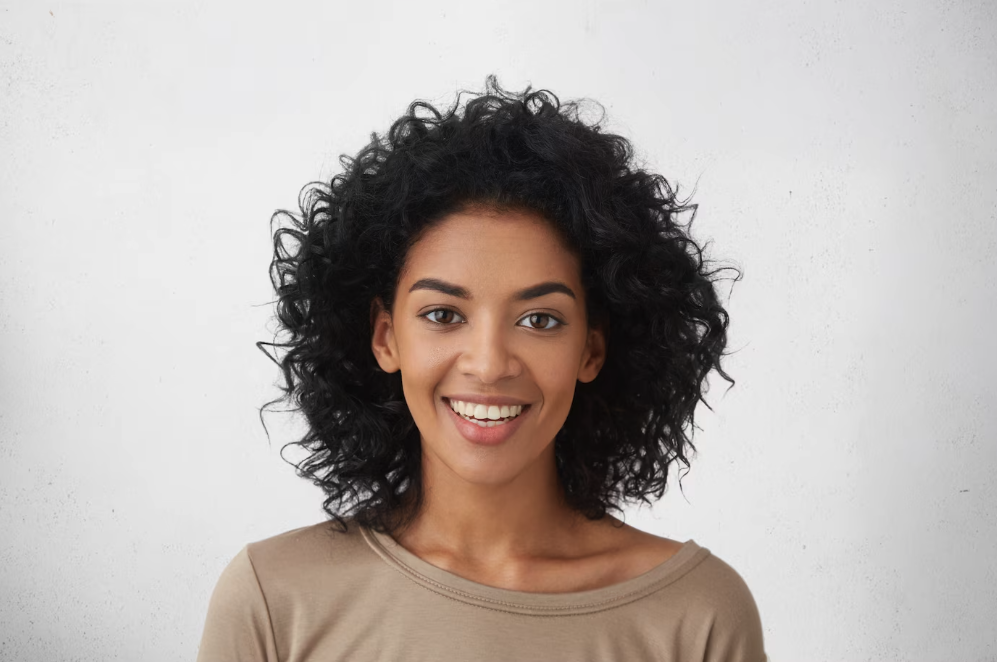
%> input picture protrait_2.png, 997 x 662 px
$ octave project_segmentation.m   (GNU Octave 9; MATLAB toolbox functions it lacks are replaced by stand-ins)
%> lines starting %> are read from the running program, lines starting %| are printed output that depends on the picture; in (x1, y1, x2, y2) boxes, pixels count from 0 and x2, y2 are one past the last pixel; in counts of white or black regions, pixels touching at a corner belong together; the program's own positions count from 1
clear all; clc;
rgb = imread('protrait_2.png');
%> rgb is the input picture: size 662x997x3 uint8; mean R, G, B 182.2, 174.5, 170.6
I = rgb2gray(rgb);
% Create mean filter and apply it on image
h = ones(9)/81;
I = uint8(conv2(I,h));
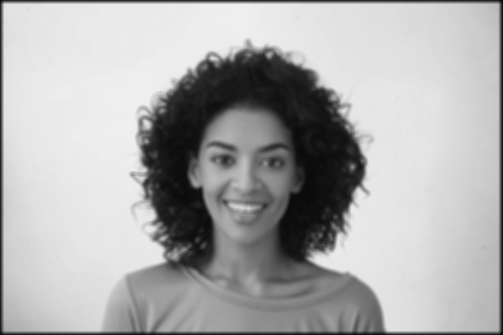
%> I: size 670x1005 uint8 (shown at 1/2 size); min 2, max 239, mean 172.9
% Apply Binarization
BW = imbinarize(I);
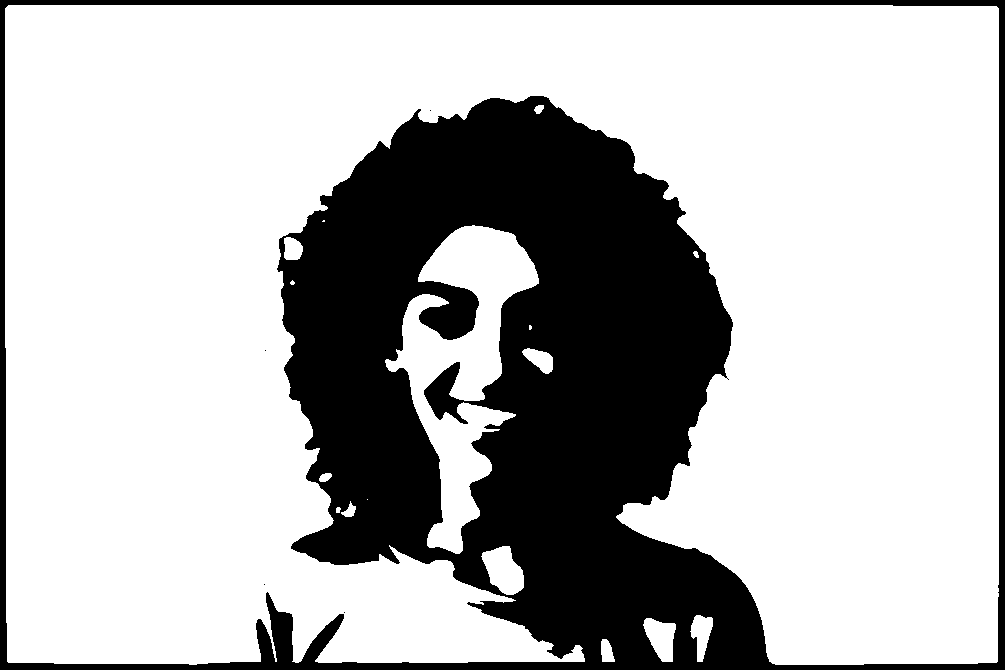
%> BW: size 670x1005 logical; 72% white; 5 black regions (4 under 20 px), largest, box (x1, y1, x2, y2) and area: (0, 0, 1005, 670) 188681
% Extrat edges
B = ones(9);
BW = -imerode(BW,B) + BW;
%> BW: size 670x1005 double; values 0 (black) and 1 (white), 5.1% white; 18 white regions (4 under 20 px), largest, box (x1, y1, x2, y2) and area: (5, 5, 999, 665) 24739, (385, 225, 539, 554) 6821, (481, 546, 524, 595) 664

% Thicken edges
BW = bwmorph(BW,'thicken');
%> BW: size 670x1005 logical; 7.2% white; 18 white regions (2 under 20 px), largest, box (x1, y1, x2, y2) and area: (4, 4, 1000, 666) 35148, (384, 224, 540, 555) 9254, (480, 545, 525, 596) 896
% Fill holes in edges
BW = not(bwareaopen(not(BW), 300));
%> BW: size 670x1005 logical; 7.2% white; 18 white regions (2 under 20 px), largest, box (x1, y1, x2, y2) and area: (4, 4, 1000, 666) 35159, (384, 224, 540, 555) 9256, (480, 545, 525, 596) 896

% Extract the vertical edge
B = strel('line',50,90);
BW = imdilate(BW,B);
%> BW: size 670x1005 logical; 27.5% white; 6 white regions, box (x1, y1, x2, y2) and area: (4, 0, 1000, 670) 179142, (642, 592, 677, 670) 2498, (689, 589, 714, 670) 1834, (600, 613, 616, 670) 828, (260, 320, 271, 381) 667, (366, 473, 369, 526) 155
BW = imerode(BW,B);
%> BW: size 670x1005 logical; 12% white; 6 white regions (1 under 20 px), largest, box (x1, y1, x2, y2) and area: (4, 0, 1000, 670) 78317, (642, 617, 677, 670) 1348, (689, 614, 714, 670) 884, (600, 638, 616, 670) 428, (260, 345, 271, 356) 117
figure
imshow(BW)
% Eliminate the horizontal edge(10)
B = strel('line',10,0);
BW = imerode(BW,B);
%> BW: size 670x1005 logical; 7% white; 40 white regions (9 under 20 px), largest, box (x1, y1, x2, y2) and area: (291, 421, 581, 670) 14928, (9, 0, 995, 11) 9961, (411, 225, 512, 524) 9564
figure
imshow(BW)
[nr, nc] = size(I);

% Set borthers of image = 0
Border_size_h = round(nr*.1);
Border_size_v = round(nc*.1);
BW(1:Border_size_h, :) = 0;
BW(nr-Border_size_h: nr, :) = 0;
%> BW: size 670x1005 logical; 3.3% white; 34 white regions (9 under 20 px), largest, box (x1, y1, x2, y2) and area: (411, 225, 512, 524) 9564, (291, 421, 520, 602) 6862, (620, 498, 739, 574) 1743
BW(:, 1:Border_size_v) = 0;
BW(:, nc-Border_size_v:nc) = 0;

% Divide image to many blocks, each blocks = p**2 pixels
p = 3;

% Label block
for r=Border_size_h+1:3:nr-Border_size_h-1
    for c = Border_size_v+1:3:nc-Border_size_v-1
        rate = mean(BW(r:r+p, c:c+p), 'all')*100;
        if rate <= 25
            % If <= 25% pixles in the block are not euqal to 1
            % set all pixel values = 0
            BW(r:r+p, c:c+p) = 0;
        else
            BW(r:r+p, c:c+p) = 1;
        end
    end
end
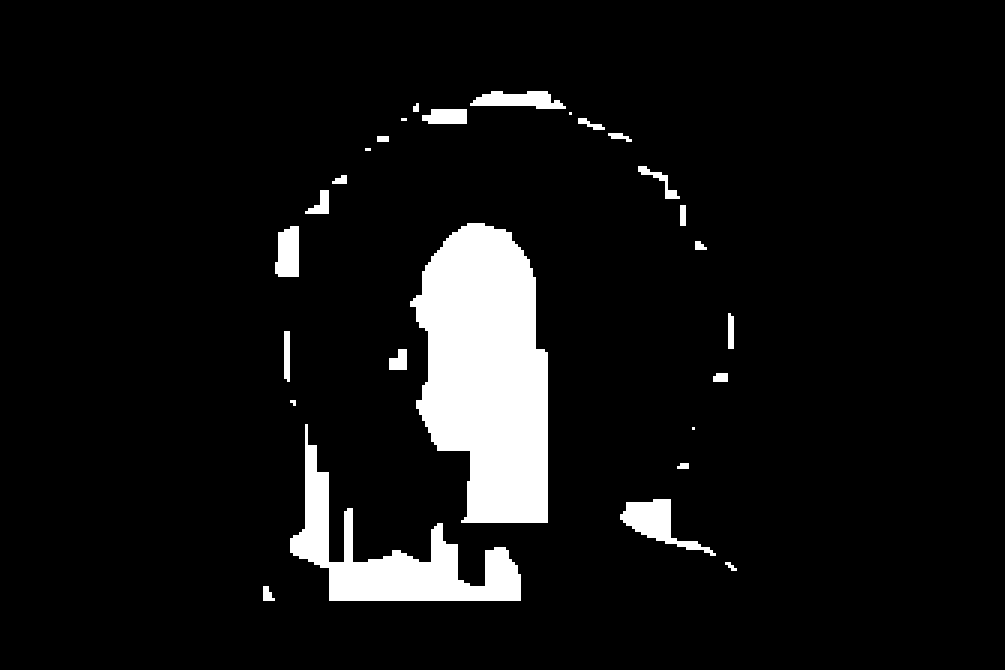
%> BW: size 670x1005 logical; 7.4% white; 27 white regions (4 under 20 px)
figure
imshow(BW)
% Find the 8-connected objects
L = bwlabel(BW,8);
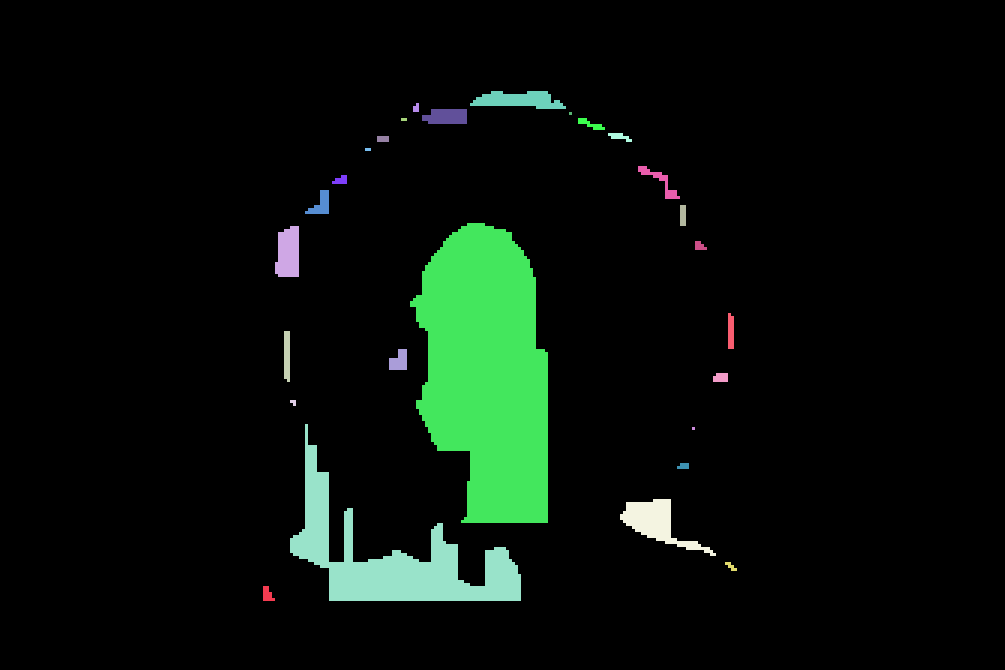
%> L: size 670x1005 double; 28 distinct labels, from 0 to 27; one colour per label, 0 black
% Find the bounding boxes for 8-connected objectes
% Get [xLeft, yTop, width, height]
BB = regionprops(L,'BoundingBox');
%> BB = 27 regions; largest, box (x1, y1, x2, y2): (410, 223, 548, 523), (290, 424, 521, 601), (620, 499, 716, 556), (470, 91, 566, 109), (638, 166, 680, 199)
% Converts cell arrays to ordinary arrays
BB = cell2mat(struct2cell(BB));
%> BB = 108 values, max 728.5 at index 105, min 3 at index 32, mean 206.2
[s1,s2] = size(BB);
%> s1 = 1; s2 = 108
BB = reshape(BB,4,s1*s2/4)';
%> BB = 27 rows, first 8: [263.5 586.5 12 15; 275.5 226.5 24 51; 284.5 331.5 6 51; 290.5 400.5 6 6; 290.5 424.5 231 177; 305.5 190.5 24 24; 332.5 175.5 15 9; 365.5 148.5 6 3]
% Compute width height ratio for bounding box
ratio = BB(:,3)./BB(:,4);
%> ratio = 27 values, max 5.33 at index 15, min 0.118 at index 3, mean 1.46
shapeind = BB(0.3 <ratio & ratio < 3,:);
%> shapeind = 22 rows, first 8: [263.5 586.5 12 15; 275.5 226.5 24 51; 290.5 400.5 6 6; 290.5 424.5 231 177; 305.5 190.5 24 24; 332.5 175.5 15 9; 365.5 148.5 6 3; 377.5 136.5 12 6]
[~,arealind] = max(shapeind(:,3).*shapeind(:,4));
%> arealind = 11

% Create an ellipse shaped mask
% Ellipse center point (y, x)
c = [shapeind(arealind,2)+shapeind(arealind,4)/2,
    shapeind(arealind,1)+shapeind(arealind,3)/2];
%> c = [373.5; 479.5]
% Ellipse radii squared (y-axis, x-axis)
r_sq = [shapeind(arealind,3)/2, shapeind(arealind,4)/2/1.2] .^ 2;
%> r_sq = [4761 15625]
[X, Y] = meshgrid(1:size(I, 2), 1:size(I, 1));
ellipse_mask = (r_sq(2) * (X - c(2)) .^ 2 + ...
                r_sq(1) * (Y - c(1)) .^ 2 <= prod(r_sq));
%> ellipse_mask: size 670x1005 logical; 4% white; 1 white region, box (x1, y1, x2, y2) and area: (410, 248, 548, 498) 27092
ellipse_mask = double(ellipse_mask(5:nr-4, 5:nc-4));
%> ellipse_mask: size 662x997 double; values 0 (black) and 1 (white), 4.1% white; 1 white region, box (x1, y1, x2, y2) and area: (406, 244, 544, 494) 27092
% Smooth mask for object
ellipse_mask = imgaussfilt(ellipse_mask, 3);
% Create mask for background
ellipse_mask_neg = double(abs(ellipse_mask-1));
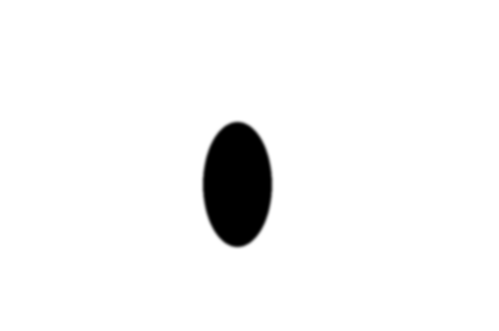
%> ellipse_mask_neg: size 662x997 double (shown at 1/2 size); min 4.44e-16, max 1, mean 0.959

% Apply Gaussian filter on image and mask
[r, g, b] = imsplit(rgb);

sigma = 3;

smoothr = double(imgaussfilt(r, sigma)).*ellipse_mask_neg + ...
          double(r).*ellipse_mask;
smoothg = double(imgaussfilt(g, sigma)).*ellipse_mask_neg + ...
          double(g).*ellipse_mask;
smoothb = double(imgaussfilt(b, sigma)).*ellipse_mask_neg + ...
          double(b).*ellipse_mask;

% Plot the images
blurredImage = uint8(cat(3, smoothr, smoothg, smoothb));
figure1=figure('Position', [0, 0, 800, 600]);
subplot(1,2,1)
imshow(rgb)
title('Original')
subplot(1,2,2)
imshow(blurredImage)
title('Bokeh')

%# Check mask position
figure;
smoothr = double(imgaussfilt(r, sigma)).*ellipse_mask_neg;
smoothg = double(imgaussfilt(g, sigma)).*ellipse_mask_neg;
smoothb = double(imgaussfilt(b, sigma)).*ellipse_mask_neg;
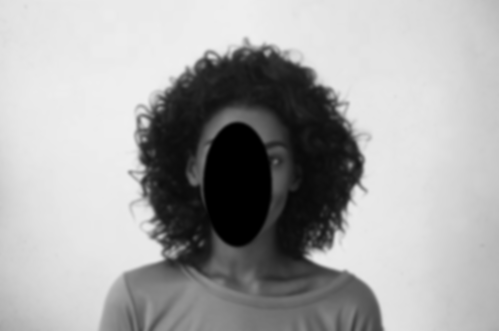
%> smoothb: size 662x997 double (shown at 1/2 size); min 1.33e-14, max 239, mean 166.4
blurredImageA = uint8(cat(3, smoothr, smoothg, smoothb));
imshow(blurredImageA)
title('Mask for face')

figure;
imshow(rgb)
for i = 1:length(shapeind)
    rectangle('Position', [shapeind(i, 1),shapeind(i, 2),shapeind(i,3), ...
        shapeind(i,4)/1.2], 'Curvature', [1 1],'EdgeColor', 'r')
end
%> this loop made 22 passes
title('Bounding areas')
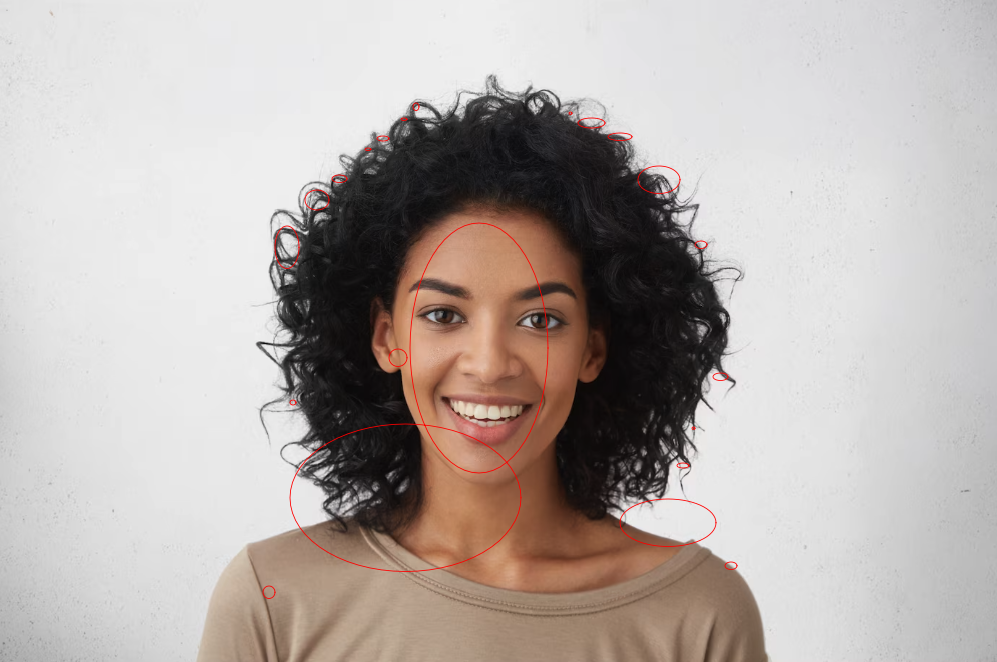
%> figure redrawn from the program's plot data; its title reads 'Bounding areas'

$ run again, with protrait_1.png copied over protrait_2.png
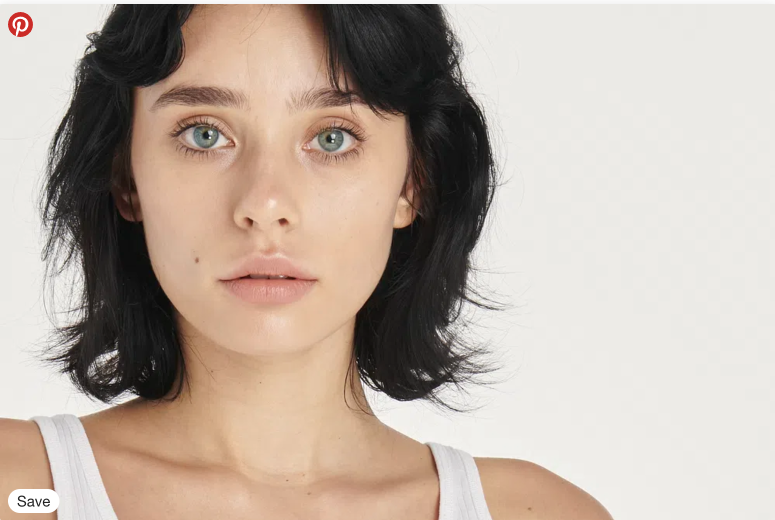
%> input picture protrait_1.png, 1550 x 1040 px (shown at 1/2 size)
%> rgb is the input picture: size 1040x1550x3 uint8; mean R, G, B 189.3, 175.2, 164.2
%> `L = bwlabel(BW,8);`:
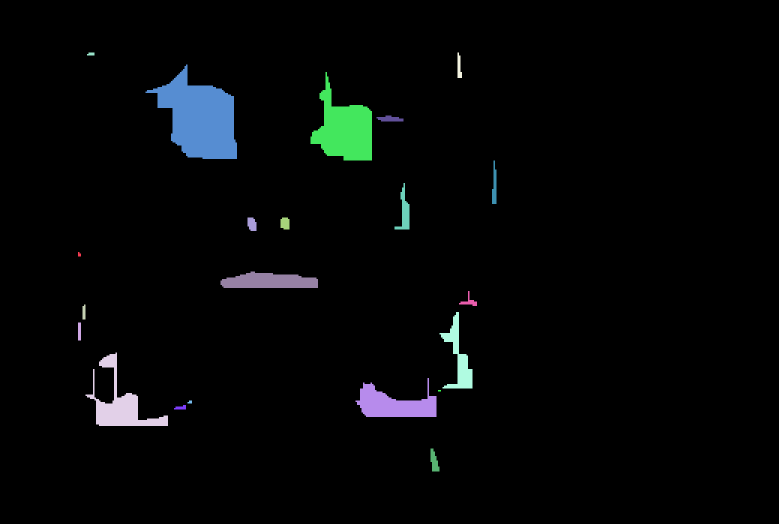
%> L: size 1048x1558 double (shown at 1/2 size); 22 distinct labels, from 0 to 21; one colour per label, 0 black
%> `BB = regionprops(L,'BoundingBox');`: BB = 21 regions; largest, box (x1, y1, x2, y2): (291, 129, 474, 318), (171, 705, 336, 852), (621, 144, 744, 321), (711, 756, 873, 834), (879, 624, 945, 777)
%> `BB = cell2mat(struct2cell(BB));`: BB = 84 values, max 984.5 at index 81, min 3 at index 68, mean 292.8
%> s1 = 1; s2 = 84
%> `BB = reshape(BB,4,s1*s2/4)';`: BB = 21 rows, first 8: [156.5 504.5 6 9; 156.5 645.5 6 36; 165.5 609.5 6 30; 171.5 705.5 165 147; 174.5 105.5 15 6; 291.5 129.5 183 189; 348.5 810.5 24 9; 375.5 801.5 9 6]
%> ratio = 21 values, max 5.91 at index 9, min 0.103 at index 21, mean 1.38
%> shapeind = 15 rows, first 8: [156.5 504.5 6 9; 171.5 705.5 165 147; 174.5 105.5 15 6; 291.5 129.5 183 189; 348.5 810.5 24 9; 375.5 801.5 9 6; 495.5 435.5 18 27; 561.5 435.5 18 24]
%> arealind = 4
%> c = [224; 383]
%> r_sq = [8372.2 6201.6]
%> the loop `for i = 1:length(shapeind)` made 15 passes
%> `title('Bounding areas')`:
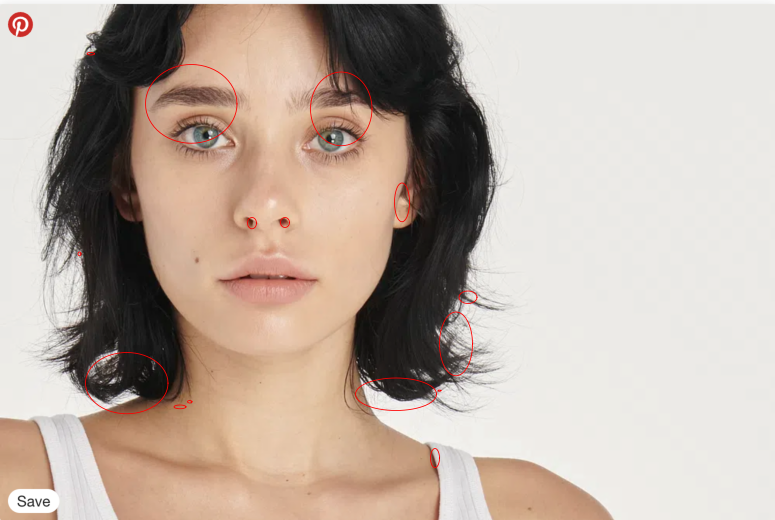
%> figure redrawn from the program's plot data; shown at 1/2 size; its title reads 'Bounding areas'

$ run again, with protrait.jpeg saved as protrait_2.png
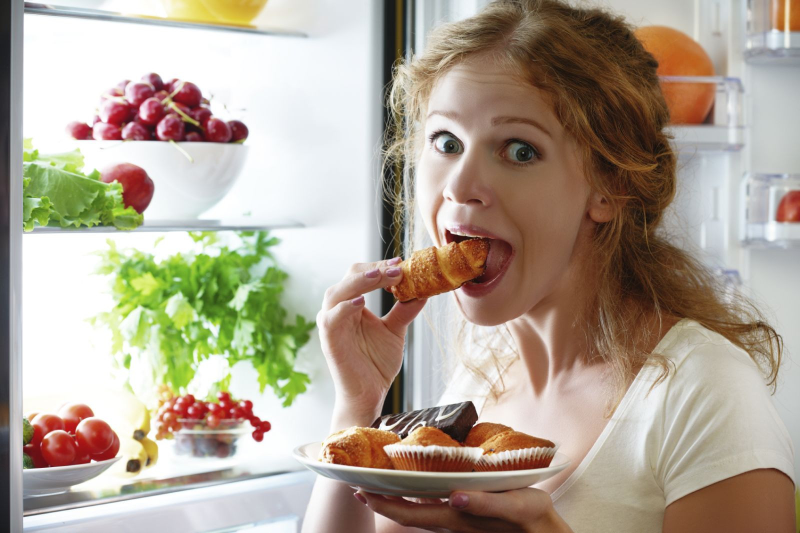
%> input picture protrait.jpeg, 1600 x 1066 px (shown at 1/2 size)
%> rgb is the input picture: size 1066x1600x3 uint8; mean R, G, B 176.3, 164.3, 148.4
%> `L = bwlabel(BW,8);`:
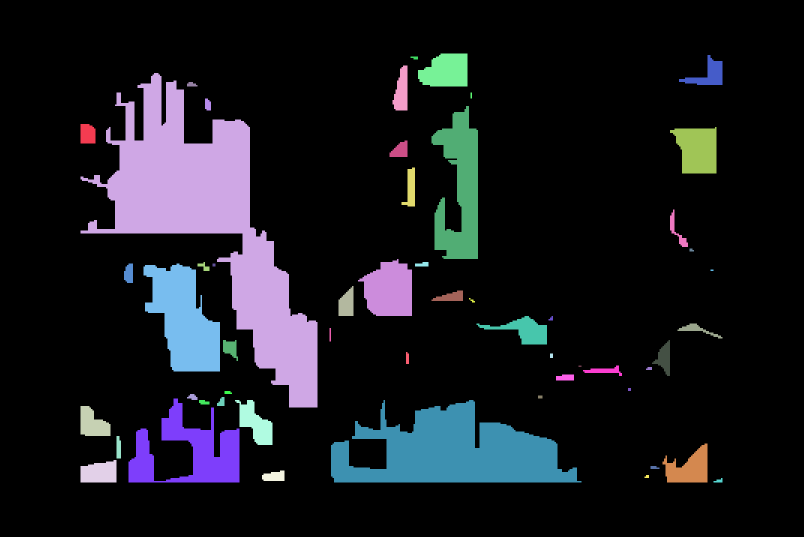
%> L: size 1074x1608 double (shown at 1/2 size); 55 distinct labels, from 0 to 54; one colour per label, 0 black
%> `BB = regionprops(L,'BoundingBox');`: BB = 54 regions; largest, box (x1, y1, x2, y2): (161, 146, 635, 815), (662, 800, 1163, 965), (257, 797, 479, 965), (287, 527, 440, 743), (863, 212, 956, 518)
%> `BB = cell2mat(struct2cell(BB));`: BB = 216 values, max 1427.5 at index 213, min 3 at index 79, mean 376.2
%> s1 = 1; s2 = 216
%> `BB = reshape(BB,4,s1*s2/4)';`: BB = 54 rows, first 8: [161.5 248.5 30 39; 161.5 146.5 474 669; 161.5 812.5 60 60; 161.5 920.5 72 45; 233.5 872.5 9 45; 248.5 527.5 18 39; 257.5 797.5 222 168; 287.5 527.5 153 216]
%> ratio = 54 values, max 3.71 at index 41, min 0.111 at index 20, mean 1.42
%> shapeind = 43 rows, first 8: [161.5 248.5 30 39; 161.5 146.5 474 669; 161.5 812.5 60 60; 161.5 920.5 72 45; 248.5 527.5 18 39; 257.5 797.5 222 168; 287.5 527.5 153 216; 374.5 164.5 21 9]
%> arealind = 2
%> c = [481; 398.5]
%> r_sq = [56169 77701.6]
%> the loop `for i = 1:length(shapeind)` made 43 passes
%> `title('Bounding areas')`:
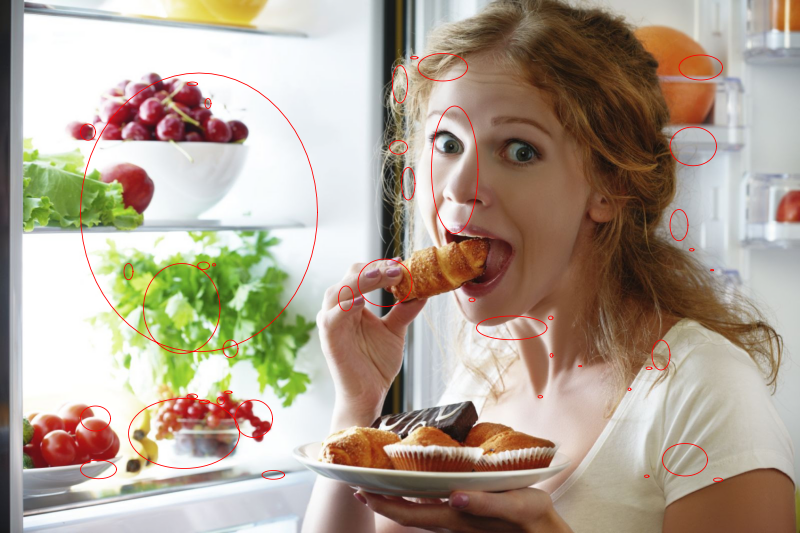
%> figure redrawn from the program's plot data; shown at 1/2 size; its title reads 'Bounding areas'
